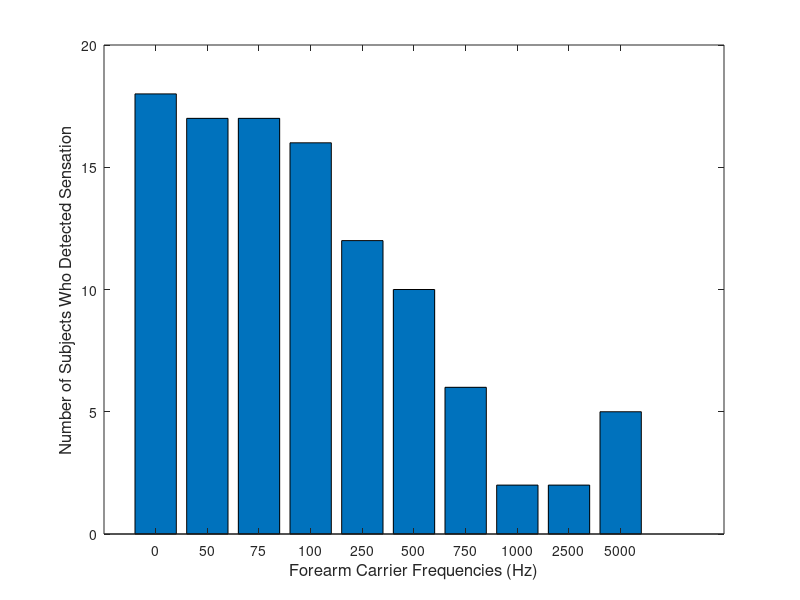

Write MATLAB code to recreate this figure.
clear
clc
close all

figure
x = [1 2 3 4 5 6 7 8 9 10];
vals = [18 17 17 16 12 10 6 2 2 5];
b = bar(x,vals);
set(gca,'xticklabel',{'0','50','75', '100', '250', '500', '750', '1000', '2500', '5000'})
ylim([0, 20])

xlabel('Forearm Carrier Frequencies (Hz)','FontSize',12)
ylabel('Number of Subjects Who Detected Sensation','FontSize',12)